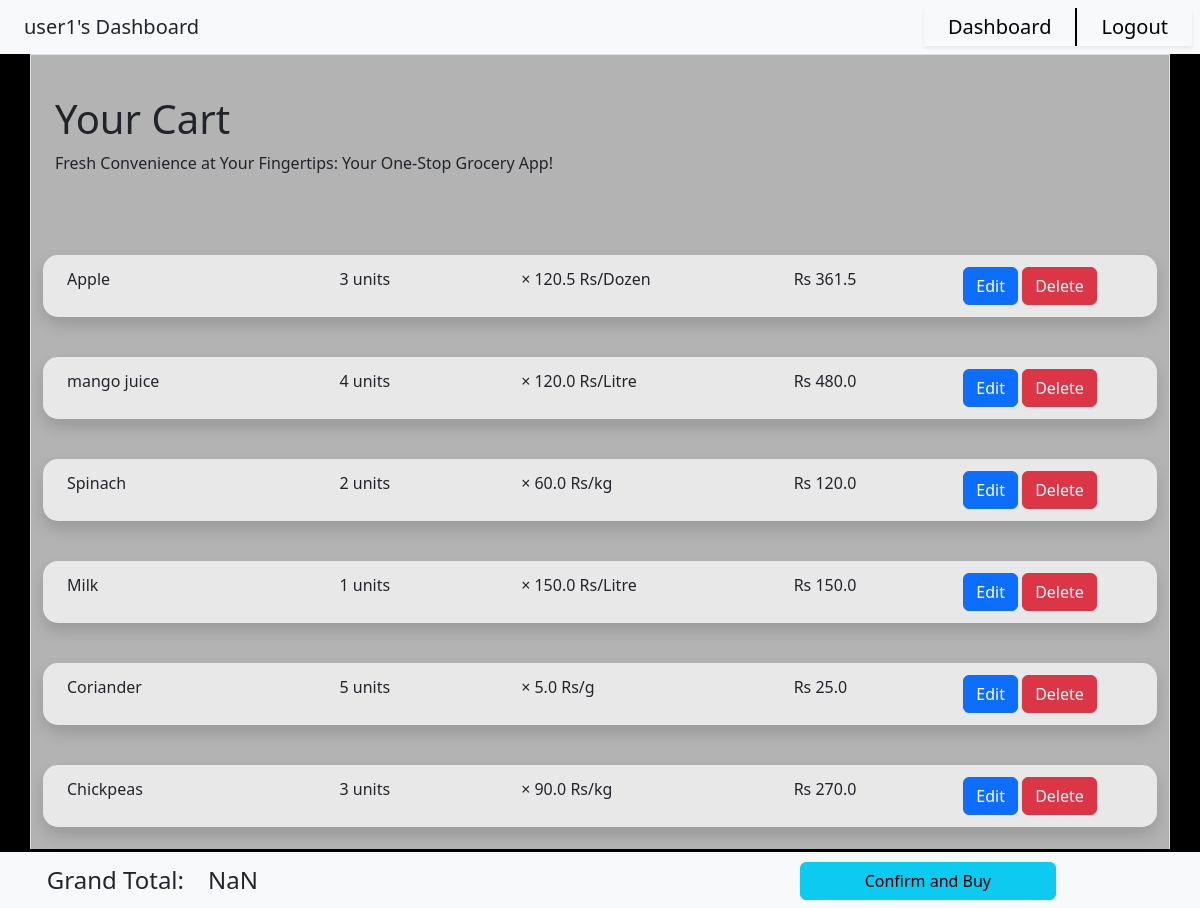
The app's page /user1/cart with its own data.
### application/models.py (models this page shows)
class Order_Details(db.Model):
    __tablename__ = 'Order_Details'
    OID = db.Column(db.Integer, db.ForeignKey('Orders_Desc.OID', ondelete='CASCADE'), primary_key=True)
    PID = db.Column(db.Integer, db.ForeignKey('Product.PID', ondelete='SET NULL'), primary_key=True)
    Qty = db.Column(db.Integer, nullable=False)
    __table_args__ = (db.PrimaryKeyConstraint('OID', 'PID'),)
    order = db.relationship("Orders_Desc", back_populates="products")
    product = db.relationship("Product", back_populates="ords")

class Product(db.Model):
    __tablename__ = 'Product'
    PID = db.Column(db.Integer, autoincrement=True, primary_key=True)
    Name = db.Column(db.String(collation='NOCASE'), unique=True, nullable=False)
    Price = db.Column(db.Float, nullable=False)
    Unit = db.Column(db.String, nullable=False)
    Stock = db.Column(db.Integer, nullable=False)
    CID = db.Column(db.Integer, db.ForeignKey('Category.CID', ondelete='CASCADE'))
    cat = db.relationship("Category", back_populates="products")
    ords = db.relationship("Order_Details", back_populates="product")

### application/user_actions.py (the view)
@app.route("/<usr>/cart")
def show_cart(usr):
    u = Users.query.filter(Users.Uname == usr).first()
    active_order = None
    for o in u.orders:
        if o.Status == 1:
            active_order = o
    if active_order is None:
        return render_template("cart.html", user=usr, order=None)
    else:
        details = None
        details = db.session.query(Order_Details, Product).join(Product, Product.PID ==  Order_Details.PID).filter(Order_Details.OID == active_order.OID).all()
        if len(details) == 0:
            return render_template("cart.html", user=usr, order=None)
        return render_template("cart.html", user=usr, order=details)

### templates/cart.html (shortened to what this page needs)
<!DOCTYPE html>
<html>
    <head>
        <link href="https://cdn.jsdelivr.net/npm/bootstrap@5.3.1/dist/css/bootstrap.min.css" rel="stylesheet">
    </head>
    <body id="body">
        <nav id = "nav" class="navbar sticky-top bg-body-tertiary text-center">
            <div class="nav" style = "text-align:left;">
                {{ user }}'s Dashboard
            </div>
            <div class="clickable nav shadow-sm" style = "margin-left:auto;text-align:right; border-right:2px solid black;">
                <a href="/{{ user }}/user_dashboard" style = "text-decoration:none; color:black;">Dashboard</a>
            </div>
            <div class="clickable nav shadow-sm" style = "margin-right:1vh; text-align:left;">
                <a href="/login" style = "text-decoration:none; color:black;">Logout</a>
            </div>
        </nav>
        <div id = "content" class="container border">
            <div style = "margin-left:1vw; margin-right:auto; margin-top:5vh;">
                <h1>Your Cart</h1>
                <p>Fresh Convenience at Your Fingertips: Your One-Stop Grocery App!</p><br>
            </div>
            {% if order is none %}
                <h3>Your cart is empty go to home to start adding to the cart</h3>
            {% else %}
                {% for desc, prod in order %}
                <div id = "list" style = "width:100%">
                    <div class = "container-fluid shadow line-item" style = "width:100%; margin-top:5vh; display:flex;">
                        <div class ="row" style = "margin:auto; width:100%; height:fit-content; padding:1vw;">
                            <div class = "col-3 text-wrap" style = "margin-bottom:0px;">{{ prod.Name }}</div>
                            <div id = "{{ prod.PID }}" class = "col-2 text-wrap" style = "margin-bottom:0px;">{{ desc.Qty }} units</div>
                            <div class = "col-3 text-wrap" style = "margin-bottom:0px;">&times; {{ prod.Price }} {{ prod.Unit }}</div>
                            <div class = "col-2 text-wrap {{ prod.PID }}" style = "margin-bottom:0px;">Rs <span class="line-total">{{ desc.Qty*prod.Price }}</span> </div>
                            <div id = "buttons-{{ prod.PID }}" class = "col-2  text-wrap" style = "margin-bottom:0px; padding:0px;">
                                <button type="button" class="btn btn-primary" onclick = "edittable('{{ prod.PID }}', '{{ desc.OID }}', '{{ desc.Qty }}', '{{ prod.Price }}', this)">Edit</button>
                                <button type="button" class="btn btn-danger" onclick = "del('{{ prod.PID }}', '{{ desc.OID }}')">Delete</button>
                            </div>
                        </div>
                    </div>
                </div>
                        {% if loop.first %}
                        <nav class="navbar fixed-bottom bg-body-tertiary" style="border-top:3px solid black">
                            <div class="container-fluid row">
                                <p class = "col-2" style="font-size:3vh; text-align:right; margin:0px">Grand Total: </p>
                                <p id = "grand-total" class = "col-4" style="font-size:3vh; margin:0px">Price </p>
                                <p class = "col-6" style="font-size:3vh; text-align:right; padding-right:10vw; margin:0px">
                                    <button id = "checkout-btn" type="button" class="btn btn-info" style="padding-left:8vh;padding-right:8vh" onclick = "$('#confirmationModal').modal('show');">Confirm and Buy</button>
                                </p>
                            </div>
                        </nav>
                    {% endif %}
                {% endfor %}
            {% endif %}
        </div>
    </body>
</html>

### records on screen
Order_Details: Name "Apple", Qty "3", Price "120.5", Unit "Rs/Dozen", desc.Qty*prod.Price "361.5"
Order_Details: Name "mango juice", Qty "4", Price "120.0", Unit "Rs/Litre", desc.Qty*prod.Price "480.0"
Order_Details: Name "Spinach", Qty "2", Price "60.0", Unit "Rs/kg", desc.Qty*prod.Price "120.0"
Order_Details: Name "Milk", Qty "1", Price "150.0", Unit "Rs/Litre", desc.Qty*prod.Price "150.0"
Order_Details: Name "Coriander", Qty "5", Price "5.0", Unit "Rs/g", desc.Qty*prod.Price "25.0"
Order_Details: Name "Chickpeas", Qty "3", Price "90.0", Unit "Rs/kg", desc.Qty*prod.Price "270.0"

### other values on screen
{{ user }} "user1"
